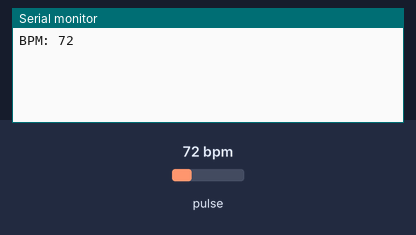
Bench run of a sketch on a simulated Arduino Uno, built with avr-gcc and run on an emulated ATmega328P. On the bench: the last lines printed to the serial monitor. Inputs (shaded band) come from the test bench; at power-on: pulse 72 bpm.

Above: at 1.2 s.
1.3 s: pulse set to 42 bpm
At 2.7 s:
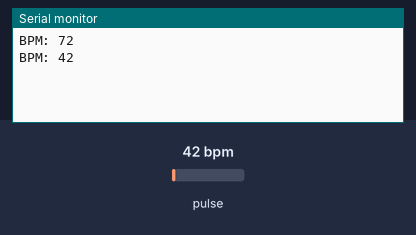
2.8 s: pulse set to 70 bpm
At 3.8 s:
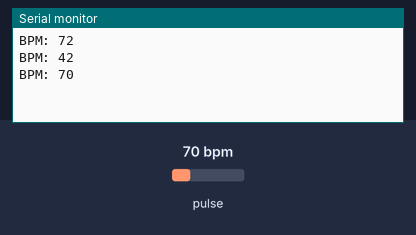
Timing chart, 0 to 5.8 s (numbered marks = the images above; inputs shaded):
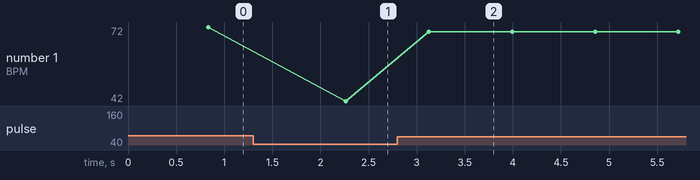

Measured:
- after the input at 1.3 s, the serial monitor: prints a new line after 0.96 s (image 1)
- after the input at 2.8 s, the serial monitor: prints a new line after 0.33 s (image 2)
- plotted number 1: 72 → 42 after the input at 1.3 s, 42 → 70 after the input at 2.8 s

The sketch:

BPM.ino
```cpp
#define USE_ARDUINO_INTERRUPTS true
#include <PulseSensorPlayground.h>

const int Pulsepin = A3;

PulseSensorPlayground pulseSensor;

void setup() {
  Serial.begin(9600);
  pulseSensor.analogInput(Pulsepin);
  pulseSensor.begin();
  }

void loop() {
  int myBPM = pulseSensor.getBeatsPerMinute(); // Calls function on our pulseSensor object that returns BPM as an "int".
  if (pulseSensor.sawStartOfBeat()) { // Constantly test to see if "a beat happened".
  Serial.print("BPM: "); // Print phrase "BPM: "
  Serial.println(myBPM); // Print the value inside of myBPM.
  }
  delay(10);
 }
```
